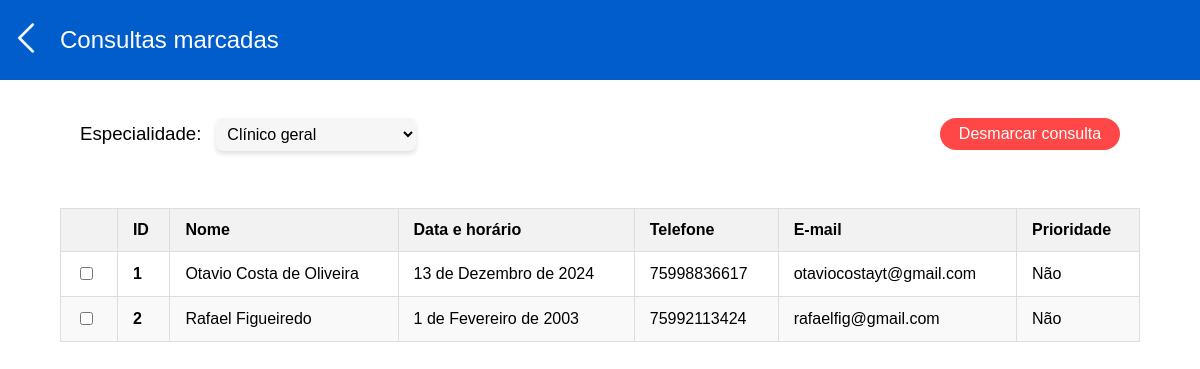
The app's page /consultas/, older data.
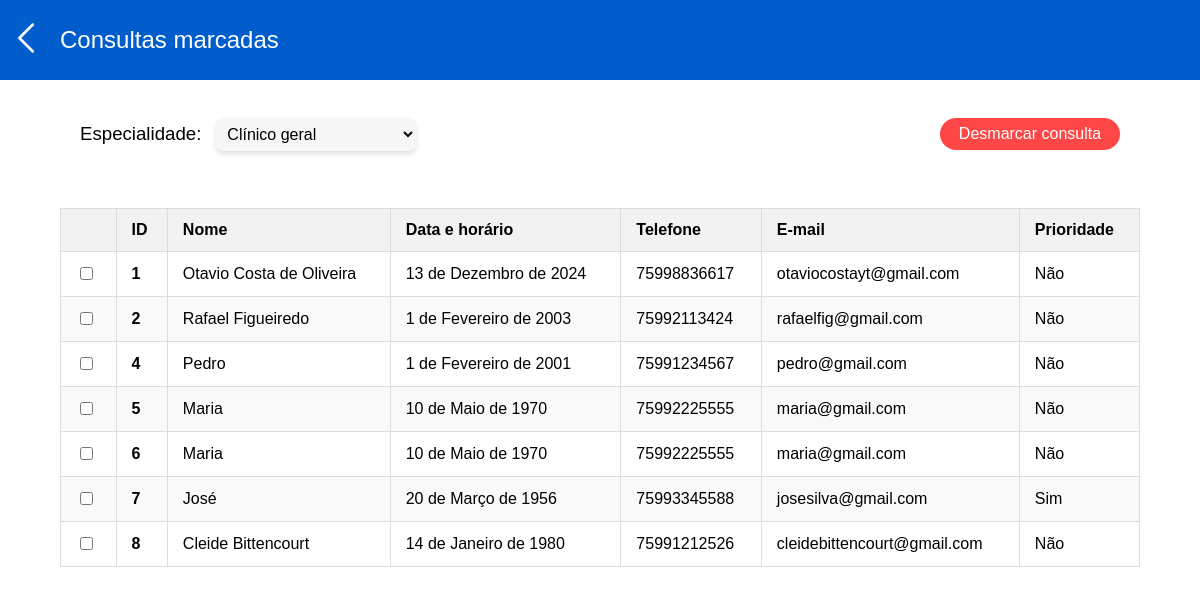
The same page, newer data.
### gerenciador/models.py (models this page shows)
class Paciente(models.Model):
    nome = models.CharField(max_length=100,null=False, blank=False)
    endereco = models.CharField(max_length=100)
    prioridade = models.CharField(max_length=5, null=False, blank=False)
    cpf = models.CharField(max_length=15, null=False, blank=False)
    rg = models.CharField(max_length=15)
    telefone = models.CharField(max_length=20, null=False, blank=False)
    email = models.CharField(max_length=100)
    data_nascimento = models.DateField(null=False, blank=False)

### gerenciador/views.py (the view)
# urls.py: path('consultas/', ListaPacientes.as_view(), name='consultas'),
class ListaPacientes(ListView):
    model=Paciente
    template_name='gerenciador/ver_consultas.html'
    context_object_name = 'pacientes'

### gerenciador/templates/gerenciador/ver_consultas.html (shortened to what this page needs)
<!DOCTYPE html>
<html lang="pt-br">
<head>
    {% load static %}
    <link rel="stylesheet" href="{% static 'ver_consultas_style.css' %}">
</head>
<body>
    <div class="consultas-main">
        <div class="nav-bar">
            <a href="{% url 'home' %}"><img src="{% static 'img/retornar.svg' %}" alt="Voltar" class="btn-voltar"></a>
            <h1>Consultas marcadas</h1>
        </div>
        <div class="content-consultas">
          <div class="painel">
            <div class="filtros">
              <label for="especialidade" id="label-esp">Especialidade: </label>
              <select name="especialidade" id="sel-especialidade">
                <option value="">Clínico geral</option>
              </select>
            </div>
            <div class="desmarcar">
              <button class="btn-desmarcar" alt="Selecione uma consulta da tabela para desmarcar">Desmarcar consulta</button>
            </div>
          </div>
          <div class="tabela">
            <table class="table">
              <thead id="cabecalho">
                <tr>
                  <th></th>
                  <th scope="col">ID</th>
                  <th scope="col">Nome</th>
                  <th scope="col">Data e horário</th>
                  <th scope="col">Telefone</th>
                  <th scope="col">E-mail</th>
                  <th scope="col">Prioridade</th>
                </tr>
              </thead>
              <tbody>
                {% for paciente in pacientes %}
                  <tr class="dados-paciente">
                    <td><input type="checkbox"></td>
                    <th scope="row">{{ paciente.pk }}</th>
                    <td>{{ paciente.nome }}</td>
                    <td>{{ paciente.data_nascimento }}</td>
                    <td> {{ paciente.telefone }} </td>
                    <td> {{ paciente.email }} </td>
                    <td> {{ paciente.prioridade }} </td>
                  </tr>
                {% endfor %}
              </tbody>
            </table>
          </div>
        </div>
    </div>
</body>
</html>

### gerenciador/static/ver_consultas_style.css (style rules this page uses)
body { margin: 0; font-family: 'Noto-Sans', sans-serif;; }
.consultas-main { width: 100vw; height: 100vh; display: block; justify-content: center; flex-wrap: wrap; background: white; }
.nav-bar { width: 100%; height: 10%; display: flex; justify-content: flex-start; align-items: center; background: #005dcb; }
.btn-voltar { width: 40px; padding: 6px; cursor: pointer; }
.nav-bar > h1 { color: white; font-size: 18pt; margin-left: 8px; font-weight: 300; }
.content-consultas { width: 100%; height: 90%; display: block; flex-direction: column; align-items: center; }
.painel { width: 100%; height: 15%; display: flex; }
.filtros { width: 50%; height: 100%; display: flex; justify-content: flex-start; align-items: center; }
#sel-especialidade { width: 200px; border-radius: 7px; padding: 7px; font-size: 12pt; border: none; background:#F6F6F6; box-shadow: 0px 3px 5px rgba(0, 0, 0, 0.123); cursor: pointer; }
#label-esp { margin-left: 80px; margin-right: 15px; font-size: 14pt; }
.desmarcar { width: 50%; height: 100%; display: flex; justify-content: flex-end; align-items: center; }
.btn-desmarcar { width: 180px; margin-right: 80px; padding: 7px; border-radius: 17px; border: none; background: #ff4747; color: white; font-size: 12pt; cursor: pointer; }
.tabela { width: 100%; height: 85%; display: flex; justify-content: center; align-items: flex-start; overflow-x: auto; }
.table { width: 90%; border-collapse: collapse; margin: 20px 0; font-size: 16px; text-align: left; }
.table th, .table td { padding: 12px 15px; border: 1px solid #ddd; white-space: nowrap; }
#cabecalho { background-color: #f2f2f2; }
#cabecalho th { font-weight: bold; }
.dados-paciente { border-bottom: 1px solid #ddd; }
.dados-paciente:nth-of-type(even) { background-color: #f9f9f9; }
.dados-paciente td input[type="checkbox"] { cursor: pointer; }

Row changes from the older to the newer data that the page shows:
added Paciente: pk "4", nome "Pedro", data_nascimento "1 de Fevereiro de 2001", telefone "75991234567", email "pedro@gmail.com", prioridade "Não"
added Paciente: pk "5", nome "Maria", data_nascimento "10 de Maio de 1970", telefone "75992225555", email "maria@gmail.com", prioridade "Não"
added Paciente: pk "6", nome "Maria", data_nascimento "10 de Maio de 1970", telefone "75992225555", email "maria@gmail.com", prioridade "Não"
added Paciente: pk "7", nome "José", data_nascimento "20 de Março de 1956", telefone "75993345588", email "josesilva@gmail.com", prioridade "Sim"
added Paciente: pk "8", nome "Cleide Bittencourt", data_nascimento "14 de Janeiro de 1980", telefone "75991212526", email "cleidebittencourt@gmail.com", prioridade "Não"
